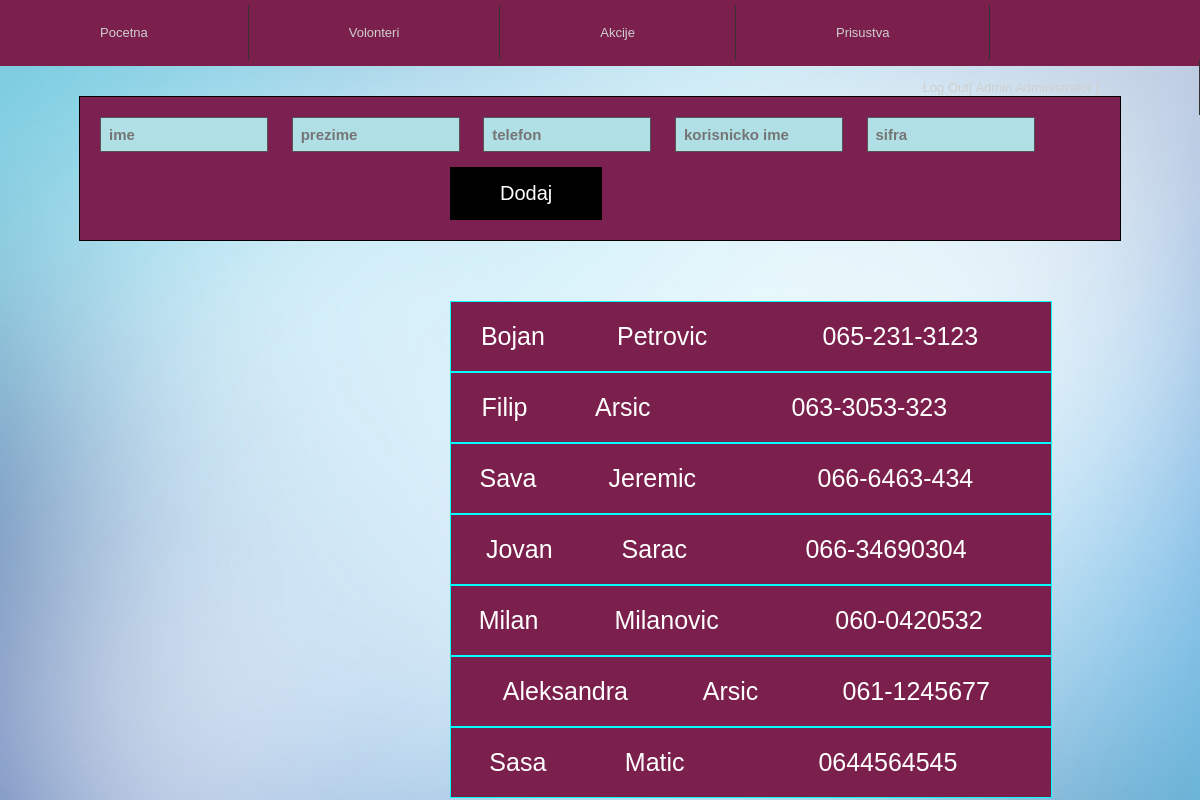
/volonteri.php (signed in), run on the app's committed database.
### tables this page shows
CREATE TABLE `korisnici` (
  `id` int(11) NOT NULL,
  `ime_korisnika` varchar(35) NOT NULL,
  `prezime_korisnika` varchar(35) NOT NULL,
  `username` varchar(35) NOT NULL,
  `password` varchar(40) NOT NULL,
  `kontrola` int(4) NOT NULL,
  `telefon_korisnika` varchar(15) NOT NULL
);

### volonteri.php (the view, shortened to what this page needs)
<?php
include('header.php');
$stmt = $conn->query('SELECT * FROM korisnici WHERE kontrola = 2');
$stmt->execute();
$sviVolonteri = '<div class="volonteriKlasa">';
while($volonter = $stmt->fetch()){
		$sviVolonteri .='<a href="volonter.php?id='.$volonter['id'].'"><div><div class="fV">'.$volonter['ime_korisnika'].'</div>';
		$sviVolonteri .='<div class="sV">'.$volonter['prezime_korisnika'].'</div>';
		$sviVolonteri .='<div class="tV">'.$volonter['telefon_korisnika'].'</div></div></a>';
}
$sviVolonteri .= '</div>';
 ?>
 <form action="dodajVolontera.php" method="GET" class="formStyle">
 		<input type="text" name="ime_volontera" placeholder="ime"/>
 		<input type="text" name="prezime_volontera" placeholder="prezime"/>
 		<input type="text" name="telefon_volontera" placeholder="telefon"/>
 		<input type="text" name="korIme" placeholder="korisnicko ime"/>
 		<input type="password" name="korSifra" placeholder="sifra"/>
 		<input type="submit" value="Dodaj"/>
 		</form>
 		<br><br>
<?php
echo $sviVolonteri;
include('footer.php');
 ?>

### theme.css (style rules this page uses)
html { height: 100%; width: 100%; }
body { background-image: url("css/1.jpg"); background-repeat: no-repeat; background-attachment: fixed; background-size: cover; height: 100%; width: 100%; position: relative; display: block; padding: 0px; margin: 0px; font-family: Arial; font-size: 13px; color: black; }
.formStyle { position: relative; display: block; width: 1000px; background: rgb(123, 32, 80) none repeat scroll 0% 0%; border: 1px solid rgb(0, 0, 0); margin: 30px auto; padding: 20px; }
.formStyle input[type=text] { position: relative; width: 150px; padding: 8px; font-size: 15px; background: rgb(176,224,230) none repeat scroll 0% 0%; border: 1px solid rgb(85, 85, 85); color: black; font-weight: bold; margin-right: 20px; }
.formStyle input[type=password] { position: relative; width: 150px; padding: 8px; font-size: 15px; background: rgb(176,224,230) none repeat scroll 0% 0%; border: 1px solid rgb(85, 85, 85); color: black; font-weight: bold; margin-right: 20px; }
.formStyle input[type=submit], .button { font-family: Arial; color: #ffffff; font-size: 20px; padding: 15px 50px 15px 50px; text-decoration: none; margin-left: 350px; margin-right: 0; margin-top: 15px; background-color: black; border: none; color: white; text-align: center; text-decoration: none; display: inline-block; }
.volonteriKlasa > a > div { position: relative; display: inline-table; width: 50%; border: 1px solid cyan; margin-left: 450px; }
.volonteriKlasa > a > div > div { position: relative; display: table-cell; font-size: 25px; color: white; background-color: rgb(123, 32, 77); padding: 20px 0; text-align: center; }

### data on the page
korisnici: ime_korisnika "Bojan", prezime_korisnika "Petrovic", telefon_korisnika "065-231-3123"
korisnici: ime_korisnika "Filip", prezime_korisnika "Arsic", telefon_korisnika "063-3053-323"
korisnici: ime_korisnika "Sava", prezime_korisnika "Jeremic", telefon_korisnika "066-6463-434"
korisnici: ime_korisnika "Jovan", prezime_korisnika "Sarac", telefon_korisnika "066-34690304"
korisnici: ime_korisnika "Milan", prezime_korisnika "Milanovic", telefon_korisnika "060-0420532"
korisnici: ime_korisnika "Aleksandra", prezime_korisnika "Arsic", telefon_korisnika "061-1245677"
korisnici: ime_korisnika "Sasa", prezime_korisnika "Matic", telefon_korisnika "0644564545"
